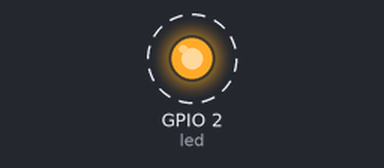
Recording of a program running on a simulated ESP32 board running MicroPython. On the bench: output pins drawn as LEDs (lit = HIGH). Dashed ring = blinking. What the program prints to the serial console is not drawn.

Above: at 0.12 s.
Timing chart, 0 to 3.0 s (numbered marks = the images above):
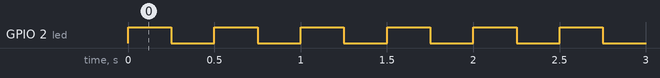

Measured:
- by itself, GPIO 2 (led): alternates HIGH for 0.25 s and LOW for 0.25 s

The program:

main.py
```python
# (licence header left out)
from machine import Pin
import time
led = Pin(2, Pin.OUT)
print("dual_swd_flasher r5: blinking STATUS LED on GPIO2 (Ctrl-C to stop)")
while True:
    led.value(1); time.sleep_ms(250)
    led.value(0); time.sleep_ms(250)
```
